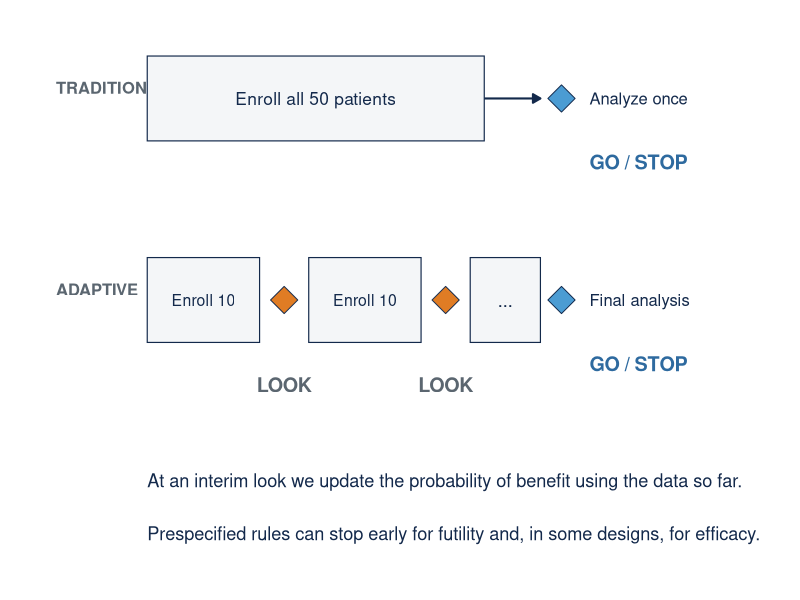
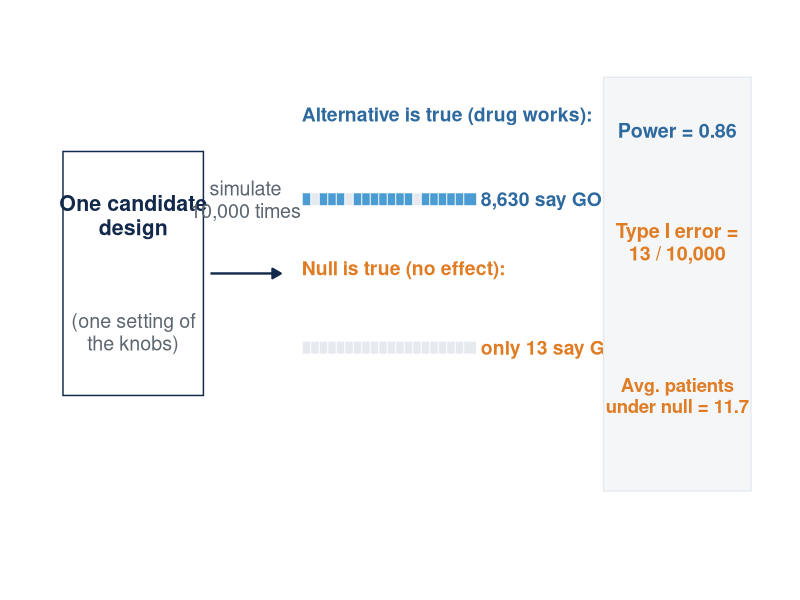
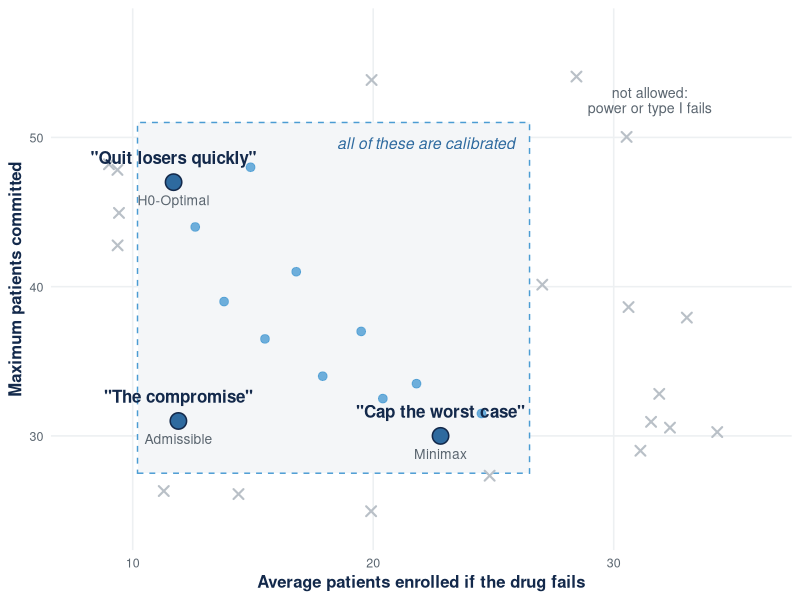

The R source for these figures, in order:
# make_fig_novice_visuals.R
# Three novice-scaffolding figures for the compmed BATON deck (trainee-review pass).
# 1. fig_fixed_vs_adaptive.png : side-by-side trial timelines (SCHEMATIC)
# 2. fig_tally_strip.png       : one design -> 10,000 draws -> behavior, using
#    Design 1's REAL verified numbers (cohortA_H0_fut: power 0.863, type I
#    0.0013, E0[N] 11.66 from philosophy_comparison_heritage.csv)
# 3. fig_frontier_novice.png   : constraints-vs-choice scatter; the three
#    labeled points are the REAL Scenario A designs; the background cloud is
#    illustrative (drawn to teach the region idea).
# Brand: navy #13294B, carolina #4B9CD3, deep #2E6A9F, graphite #5B6670,
# fog #F4F6F8, mist #E6EAEF; accent orange #E07C24 only for STOP marks.

library(ggplot2)

navy <- "#13294B"; car <- "#4B9CD3"; deep <- "#2E6A9F"
graph <- "#5B6670"; fog <- "#F4F6F8"; mist <- "#E6EAEF"; orange <- "#E07C24"

th <- theme_void() + theme(plot.margin = margin(6, 10, 6, 10))

# ---------- 1. Fixed vs adaptive timeline ----------
lab <- function(x, y, l, size = 4.6, col = navy, face = "bold", hj = 0.5)
  annotate("text", x = x, y = y, label = l, size = size, colour = col,
           fontface = face, hjust = hj, lineheight = 0.95)

p1 <- ggplot() + xlim(0, 100) + ylim(0, 10) +
  # Row 1: traditional
  lab(1, 9.0, "TRADITIONAL", 4.2, graph, "bold", 0) +
  annotate("rect", xmin = 14, xmax = 62, ymin = 8.0, ymax = 9.6, fill = fog, colour = navy, linewidth = 0.4) +
  lab(38, 8.8, "Enroll all 50 patients", 4.4, navy, "plain") +
  annotate("segment", x = 62, xend = 70, y = 8.8, yend = 8.8, colour = navy,
           arrow = arrow(length = unit(0.22, "cm"), type = "closed"), linewidth = 0.7) +
  annotate("point", x = 73, y = 8.8, shape = 23, size = 7, fill = car, colour = navy) +
  lab(77, 8.8, "Analyze once", 4.2, navy, "plain", 0) +
  lab(77, 7.6, "GO / STOP", 5.0, deep, "bold", 0) +
  # Row 2: adaptive
  lab(1, 5.2, "ADAPTIVE", 4.2, graph, "bold", 0) +
  annotate("rect", xmin = 14, xmax = 30, ymin = 4.2, ymax = 5.8, fill = fog, colour = navy, linewidth = 0.4) +
  lab(22, 5.0, "Enroll 10", 4.0, navy, "plain") +
  annotate("point", x = 33.5, y = 5.0, shape = 23, size = 7, fill = orange, colour = navy) +
  lab(33.5, 3.4, "LOOK", 5.0, graph, "bold") +
  annotate("rect", xmin = 37, xmax = 53, ymin = 4.2, ymax = 5.8, fill = fog, colour = navy, linewidth = 0.4) +
  lab(45, 5.0, "Enroll 10", 4.0, navy, "plain") +
  annotate("point", x = 56.5, y = 5.0, shape = 23, size = 7, fill = orange, colour = navy) +
  lab(56.5, 3.4, "LOOK", 5.0, graph, "bold") +
  annotate("rect", xmin = 60, xmax = 70, ymin = 4.2, ymax = 5.8, fill = fog, colour = navy, linewidth = 0.4) +
  lab(65, 5.0, "...", 4.6, navy, "plain") +
  annotate("point", x = 73, y = 5.0, shape = 23, size = 7, fill = car, colour = navy) +
  lab(77, 5.0, "Final analysis", 4.2, navy, "plain", 0) +
  lab(77, 3.8, "GO / STOP", 5.0, deep, "bold", 0) +
  # LOOK legend
  lab(14, 1.6, "At an interim look we update the probability of benefit using the data so far.", 4.6, navy, "plain", 0) +
  lab(14, 0.6, "Prespecified rules can stop early for futility and, in some designs, for efficacy.", 4.6, navy, "plain", 0) +
  th
ggsave("images/fig_fixed_vs_adaptive.png", p1, width = 10.5, height = 3.4, dpi = 300, bg = "white")

# ---------- 2. One design -> 10,000 draws -> behavior ----------
set.seed(7)
mk_row <- function(y, p_go, n = 20) {
  go <- c(rep(TRUE, round(p_go * n)), rep(FALSE, n - round(p_go * n)))
  data.frame(x = seq(37, 60, length.out = n), y = y, go = sample(go))
}
r_works <- mk_row(6.9, 0.85)   # icon rows are illustrative samples;
r_fails <- mk_row(4.1, 0.0)    # the printed numbers are the real ones
p2 <- ggplot() + xlim(0, 100) + ylim(0, 10) +
  # design card
  annotate("rect", xmin = 2, xmax = 22, ymin = 3.2, ymax = 7.8, fill = "white", colour = navy, linewidth = 0.5) +
  lab(12, 6.6, "One candidate\ndesign", 5.4) +
  lab(12, 4.4, "(one setting of\nthe knobs)", 5.0, graph, "plain") +
  annotate("segment", x = 23, xend = 33, y = 5.5, yend = 5.5, colour = navy,
           arrow = arrow(length = unit(0.24, "cm"), type = "closed"), linewidth = 0.8) +
  lab(28, 6.9, "simulate\n10,000 times", 5.0, graph, "plain") +
  # icon rows
  lab(36, 8.5, "Alternative is true (drug works):", 4.9, deep, "bold", 0) +
  geom_point(data = r_works, aes(x, y), shape = 22, size = 4.6,
             fill = ifelse(r_works$go, car, mist), colour = "white") +
  lab(61.5, 6.9, "8,630 say GO", 4.9, deep, "bold", 0) +
  lab(36, 5.6, "Null is true (no effect):", 4.9, orange, "bold", 0) +
  geom_point(data = r_fails, aes(x, y), shape = 22, size = 4.6,
             fill = ifelse(r_fails$go, orange, mist), colour = "white") +
  lab(61.5, 4.1, "only 13 say GO", 4.9, orange, "bold", 0) +
  # gauges
  annotate("rect", xmin = 79, xmax = 100, ymin = 1.4, ymax = 9.2, fill = fog, colour = mist, linewidth = 0.5) +
  lab(89.5, 8.2, "Power = 0.86", 5.0, deep) +
  lab(89.5, 6.1, "Type I error =\n13 / 10,000", 5.0, orange) +
  lab(89.5, 3.2, "Avg. patients\nunder null = 11.7", 4.7, orange) +
    th
ggsave("images/fig_tally_strip.png", p2, width = 10.5, height = 3.1, dpi = 300, bg = "white")

# ---------- 3. Constraints vs choice (novice frontier) ----------
set.seed(11)
# illustrative infeasible cloud + feasible cloud; three REAL scenario A designs.
# The infeasible marks must all lie OUTSIDE the calibrated box [10.2,26.5]x[27.5,51].
inf <- data.frame(x = runif(60, 9, 35.5), y = runif(60, 24.5, 56))
inside <- inf$x > 10.2 & inf$x < 26.5 & inf$y > 27.5 & inf$y < 51
inf <- inf[!inside, ]
inf <- inf[seq_len(min(nrow(inf), 22)), ]
feas <- data.frame(x = c(12.6, 13.8, 15.5, 17.9, 20.4, 14.9, 16.8, 19.5, 24.5, 21.8),
                   y = c(44, 39, 36.5, 34, 32.5, 48, 41, 37, 31.5, 33.5))
real <- data.frame(x = c(11.7, 11.9, 22.8), y = c(47, 31, 30),
                   nick = c('"Quit losers quickly"', '"The compromise"', '"Cap the worst case"'),
                   formal = c("H0-Optimal", "Admissible", "Minimax"))
p3 <- ggplot() +
  annotate("rect", xmin = 10.2, xmax = 26.5, ymin = 27.5, ymax = 51, fill = fog, colour = car, linewidth = 0.5, linetype = "dashed") +
  annotate("text", x = 25.9, y = 49.6, label = "all of these are calibrated", size = 4.0,
           colour = deep, fontface = "italic", hjust = 1) +
  geom_point(data = inf, aes(x, y), shape = 4, size = 2.6, colour = "#B9C0C7", stroke = 1.1) +
  annotate("text", x = 31.5, y = 52.5, label = "not allowed:\npower or type I fails", size = 3.6,
           colour = graph, lineheight = 0.9) +
  geom_point(data = feas, aes(x, y), size = 2.6, colour = car, alpha = 0.8) +
  geom_point(data = real, aes(x, y), size = 5, shape = 21, fill = deep, colour = navy, stroke = 0.8) +
  geom_text(data = real, aes(x, y, label = nick), size = 4.3, fontface = "bold",
            colour = navy, vjust = -1.4) +
  geom_text(data = real, aes(x, y, label = formal), size = 3.5, colour = graph, vjust = 2.3) +
  scale_x_continuous(limits = c(8, 36)) + scale_y_continuous(limits = c(24, 57)) +
  labs(x = "Average patients enrolled if the drug fails",
       y = "Maximum patients committed") +
  theme_minimal(base_size = 12) +
  theme(panel.grid.minor = element_blank(), panel.grid.major = element_line(colour = "#EDF0F2"),
        axis.title = element_text(size = 12, face = "bold", colour = navy),
        axis.text = element_text(size = 9, colour = graph))
ggsave("images/fig_frontier_novice.png", p3, width = 8.6, height = 4.7, dpi = 300, bg = "white")
cat("three figures written\n")
